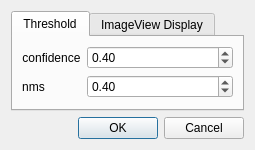
<?xml version="1.0" encoding="UTF-8"?>
<ui version="4.0">
 <class>dlgPreferences</class>
 <widget class="QDialog" name="dlgPreferences">
  <property name="windowModality">
   <enum>Qt::ApplicationModal</enum>
  </property>
  <property name="geometry">
   <rect>
    <x>0</x>
    <y>0</y>
    <width>255</width>
    <height>136</height>
   </rect>
  </property>
  <property name="windowTitle">
   <string>Preferences</string>
  </property>
  <layout class="QGridLayout" name="gridLayout">
   <item row="0" column="0">
    <widget class="QTabWidget" name="tabWidget">
     <property name="currentIndex">
      <number>0</number>
     </property>
     <widget class="QWidget" name="tab">
      <attribute name="title">
       <string>Threshold</string>
      </attribute>
      <layout class="QFormLayout" name="formLayout_2">
       <item row="0" column="0">
        <widget class="QLabel" name="label_4">
         <property name="text">
          <string>confidence</string>
         </property>
         <property name="alignment">
          <set>Qt::AlignCenter</set>
         </property>
        </widget>
       </item>
       <item row="0" column="1">
        <widget class="QDoubleSpinBox" name="threshSpinBox">
         <property name="toolTip">
          <string>&lt;html&gt;&lt;head/&gt;&lt;body&gt;&lt;p&gt;Only detection with greater confidence than this threshold will be shown.&lt;/p&gt;&lt;p&gt;The higher threshold is, the lower rate are detected.&lt;/p&gt;&lt;p&gt;Suggested value is 0.40.&lt;/p&gt;&lt;/body&gt;&lt;/html&gt;</string>
         </property>
         <property name="minimum">
          <double>0.000000000000000</double>
         </property>
         <property name="maximum">
          <double>0.990000000000000</double>
         </property>
         <property name="singleStep">
          <double>0.100000000000000</double>
         </property>
         <property name="value">
          <double>0.400000000000000</double>
         </property>
        </widget>
       </item>
       <item row="1" column="0">
        <widget class="QLabel" name="label_5">
         <property name="text">
          <string>nms</string>
         </property>
         <property name="alignment">
          <set>Qt::AlignCenter</set>
         </property>
        </widget>
       </item>
       <item row="1" column="1">
        <widget class="QDoubleSpinBox" name="nmsSpinBox">
         <property name="toolTip">
          <string>&lt;html&gt;&lt;head/&gt;&lt;body&gt;&lt;p&gt;The lower NMS is, the more boxes survive suppression.&lt;/p&gt;&lt;p&gt;Suggested value is 0.40.&lt;/p&gt;&lt;/body&gt;&lt;/html&gt;</string>
         </property>
         <property name="minimum">
          <double>0.100000000000000</double>
         </property>
         <property name="maximum">
          <double>0.900000000000000</double>
         </property>
         <property name="singleStep">
          <double>0.100000000000000</double>
         </property>
         <property name="value">
          <double>0.400000000000000</double>
         </property>
        </widget>
       </item>
      </layout>
     </widget>
     <widget class="QWidget" name="tab_2">
      <attribute name="title">
       <string>ImageView Display</string>
      </attribute>
      <layout class="QFormLayout" name="formLayout">
       <item row="0" column="0">
        <widget class="QCheckBox" name="checkUndist">
         <property name="text">
          <string>Undistorted</string>
         </property>
        </widget>
       </item>
       <item row="1" column="0">
        <widget class="QCheckBox" name="checkPers">
         <property name="text">
          <string>Perspective Adjusted</string>
         </property>
        </widget>
       </item>
      </layout>
     </widget>
    </widget>
   </item>
   <item row="1" column="0">
    <widget class="QDialogButtonBox" name="buttonBox">
     <property name="orientation">
      <enum>Qt::Horizontal</enum>
     </property>
     <property name="standardButtons">
      <set>QDialogButtonBox::Cancel|QDialogButtonBox::Ok</set>
     </property>
    </widget>
   </item>
  </layout>
 </widget>
 <resources/>
 <connections>
  <connection>
   <sender>buttonBox</sender>
   <signal>accepted()</signal>
   <receiver>dlgPreferences</receiver>
   <slot>accept()</slot>
   <hints>
    <hint type="sourcelabel">
     <x>248</x>
     <y>254</y>
    </hint>
    <hint type="destinationlabel">
     <x>157</x>
     <y>274</y>
    </hint>
   </hints>
  </connection>
  <connection>
   <sender>buttonBox</sender>
   <signal>rejected()</signal>
   <receiver>dlgPreferences</receiver>
   <slot>reject()</slot>
   <hints>
    <hint type="sourcelabel">
     <x>316</x>
     <y>260</y>
    </hint>
    <hint type="destinationlabel">
     <x>286</x>
     <y>274</y>
    </hint>
   </hints>
  </connection>
 </connections>
</ui>
